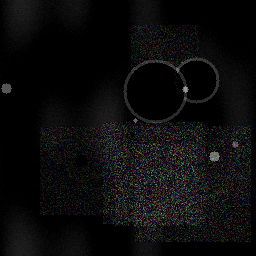
#> input picture data/synth/images/train/0000.png, 256 x 256 px
$ python -i enhancement.py   (imports and definitions only)
#> lines starting #> are read from the running program, lines starting #| are printed output that depends on the picture
#> further down, picture is the input picture: shape (256, 256, 3); mean B, G, R 11.4, 11.4, 11.5
"""
Phase 1-2: Preprocessing + Enhancement.
Classical, fast, no model weights needed -> runs instantly on every uploaded image.
"""
import cv2
import numpy as np


def load_and_resize(image_bgr: np.ndarray, size: int = 640) -> np.ndarray:
    """Resize to a fixed working resolution (keeps YOLO input + downstream steps predictable)."""
#> called with size = 640
    h, w = image_bgr.shape[:2]
#> h = 256; w = 256
    scale = size / max(h, w)
#> scale = 2.5
    new_w, new_h = int(w * scale), int(h * scale)
#> new_w = 640; new_h = 640
    resized = cv2.resize(image_bgr, (new_w, new_h), interpolation=cv2.INTER_AREA)
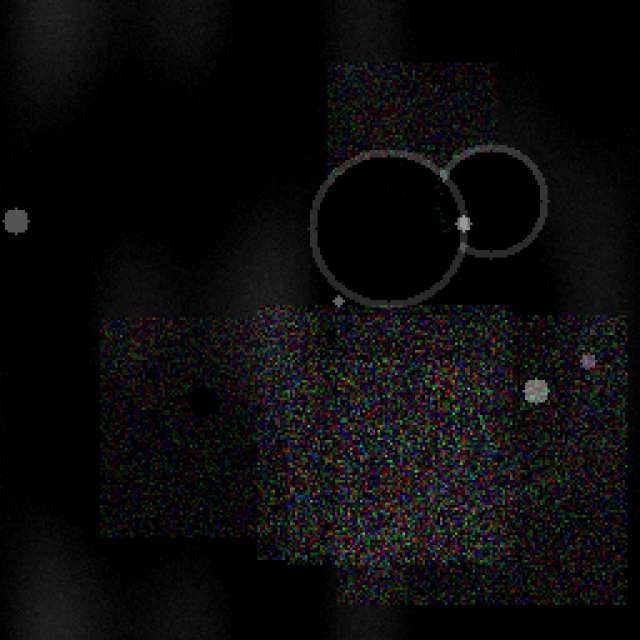
#> resized: shape (640, 640, 3); mean B, G, R 11.4, 11.5, 11.5
    # pad to square so the digital-twin / grid overlays stay simple
    canvas = np.zeros((size, size, 3), dtype=np.uint8)
    y_off, x_off = (size - new_h) // 2, (size - new_w) // 2
#> y_off = 0; x_off = 0
    canvas[y_off:y_off + new_h, x_off:x_off + new_w] = resized
    return canvas


def denoise(image_bgr: np.ndarray, method: str = "gaussian") -> np.ndarray:
#> called with method = 'gaussian'
    if method == "nlm":
        return cv2.fastNlMeansDenoisingColored(image_bgr, None, 6, 6, 7, 21)
    return cv2.GaussianBlur(image_bgr, (3, 3), 0)


def clahe_enhance(image_bgr: np.ndarray, clip_limit: float = 3.0, tile_grid: int = 8) -> np.ndarray:
    """CLAHE on the L channel of LAB so color balance stays natural."""
#> called with clip_limit = 3, tile_grid = 8
    lab = cv2.cvtColor(image_bgr, cv2.COLOR_BGR2LAB)
#> lab: shape (640, 640, 3); mean of channels 0, 1, 2 11.1, 128.5, 128.2
    l, a, b = cv2.split(lab)
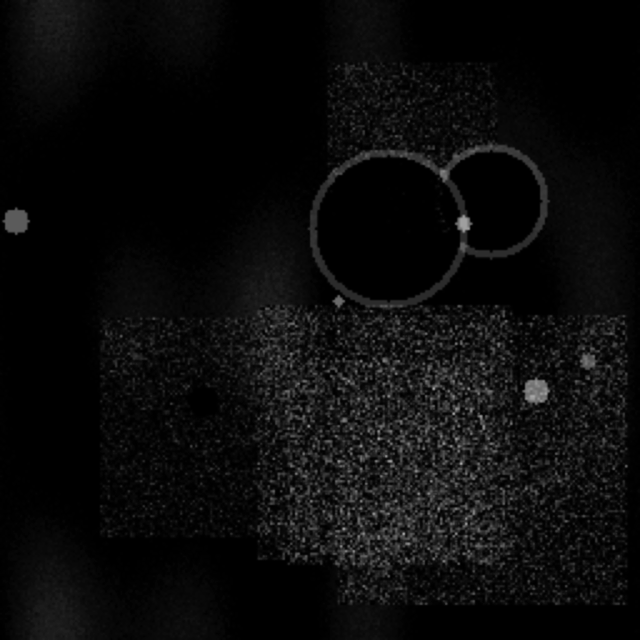
#> l: shape (640, 640); min 0, max 168, mean 11.1
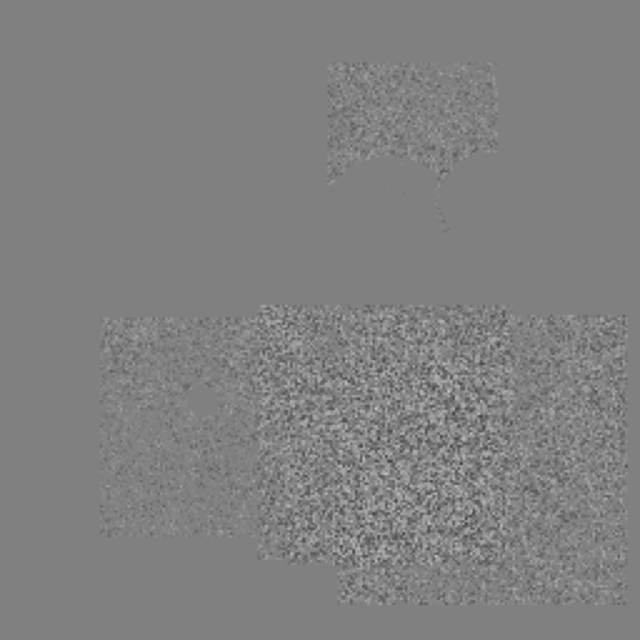
#> a: shape (640, 640); min 66, max 194, mean 128.5
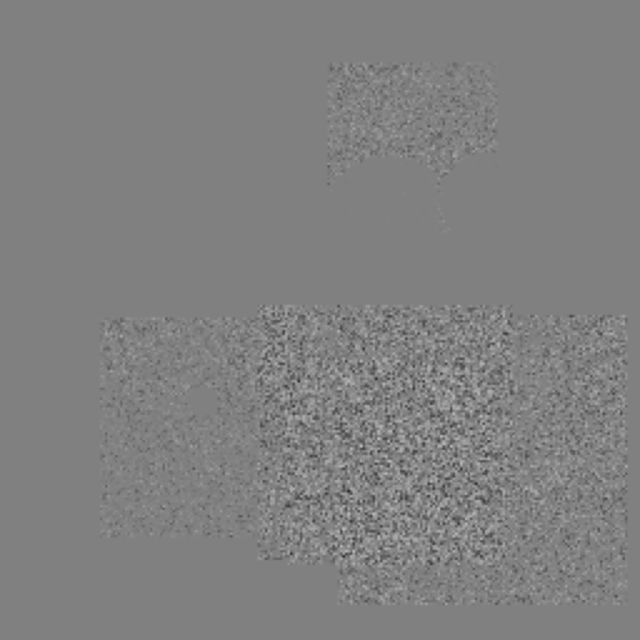
#> b: shape (640, 640); min 50, max 190, mean 128.2
    clahe = cv2.createCLAHE(clipLimit=clip_limit, tileGridSize=(tile_grid, tile_grid))
    l = clahe.apply(l)
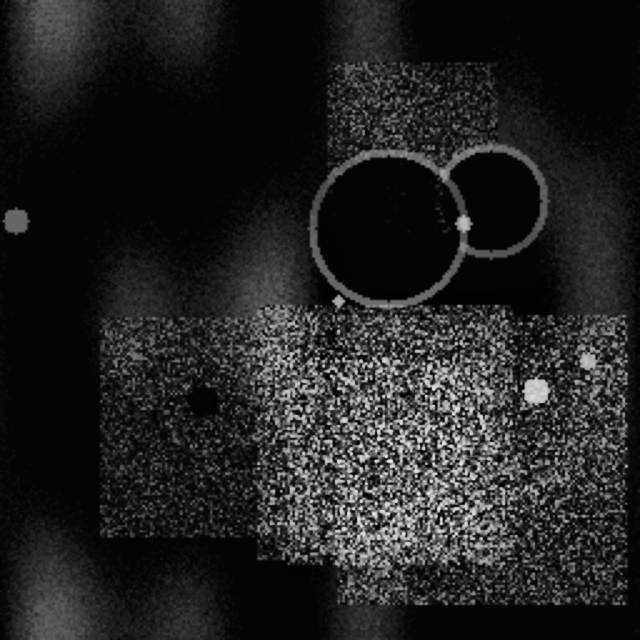
#> l: shape (640, 640); min 0, max 231, mean 34.3
    return cv2.cvtColor(cv2.merge((l, a, b)), cv2.COLOR_LAB2BGR)


def gamma_correct(image_bgr: np.ndarray, gamma: float = 0.6) -> np.ndarray:
#> called with gamma = 0.6
    inv_gamma = 1.0 / gamma
    table = np.array([((i / 255.0) ** inv_gamma) * 255 for i in range(256)]).astype("uint8")
    return cv2.LUT(image_bgr, table)


def sharpen(image_bgr: np.ndarray, amount: float = 0.6) -> np.ndarray:
#> called with amount = 0.6
    blurred = cv2.GaussianBlur(image_bgr, (0, 0), 3)
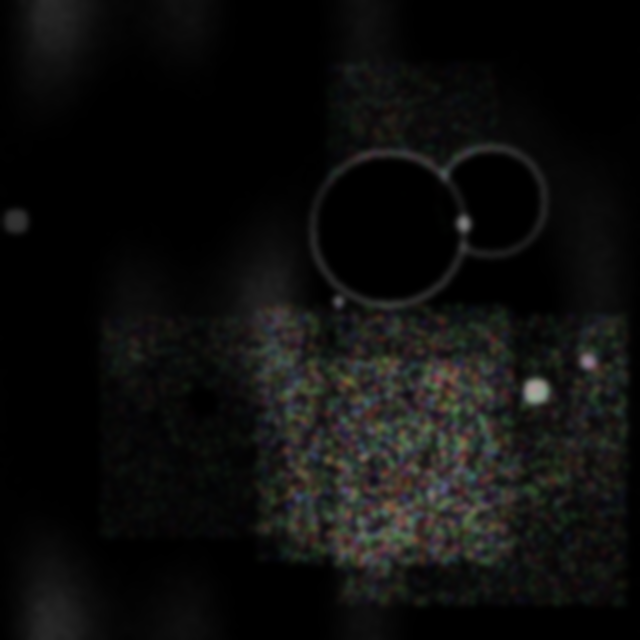
#> blurred: shape (640, 640, 3); mean B, G, R 13, 13.9, 13.8
    return cv2.addWeighted(image_bgr, 1 + amount, blurred, -amount, 0)
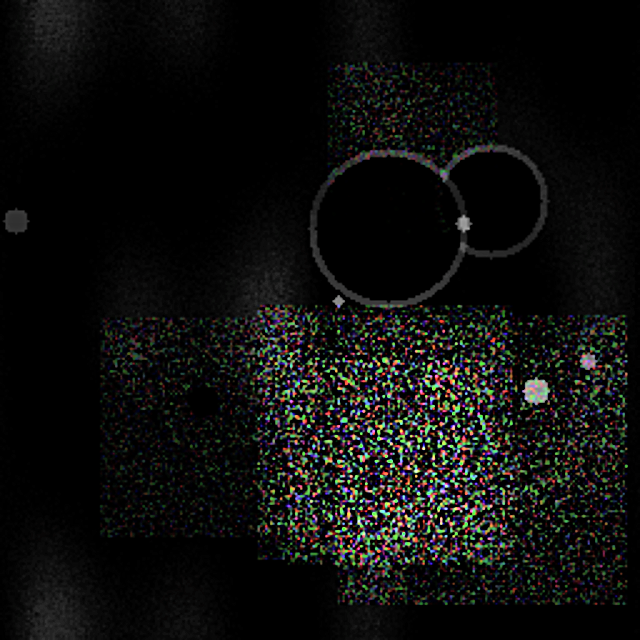
#> returned value: shape (640, 640, 3); mean of channels 0, 1, 2 13.5, 14.9, 14.5; drawn as B, G, R


def enhance_pipeline(image_bgr: np.ndarray, clip_limit=3.0, gamma=0.6, do_sharpen=True) -> np.ndarray:
    """Full enhancement chain used before both the YOLO detector and the terrain-risk pass."""
    img = load_and_resize(image_bgr)
    img = denoise(img, "gaussian")
    img = clahe_enhance(img, clip_limit=clip_limit)
    img = gamma_correct(img, gamma=gamma)
    if do_sharpen:
        img = sharpen(img)
    return img

>>> import cv2
>>> picture = cv2.imread('../data/synth/images/train/0000.png')
>>> result = enhance_pipeline(picture)

$ run again, on data/synth/images/train/0001.png
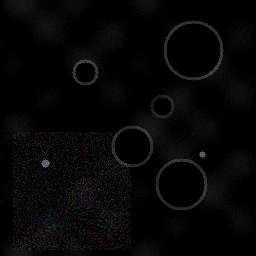
#> input picture data/synth/images/train/0001.png, 256 x 256 px
#> picture is the input picture: shape (256, 256, 3); mean B, G, R 6.2, 6.1, 6.2
#> lab: shape (640, 640, 3); mean of channels 0, 1, 2 5.2, 128.1, 128
#> in clahe_enhance, `l, a, b = cv2.split(lab)`:
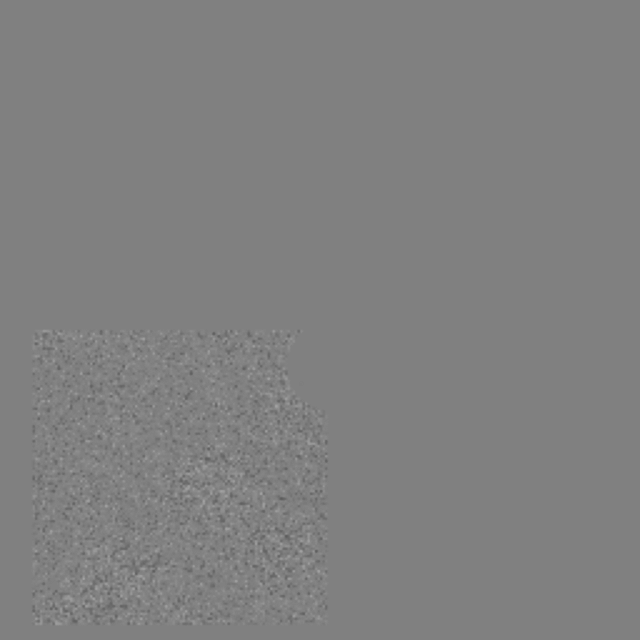
#> a: shape (640, 640); min 92, max 162, mean 128.1
#> in sharpen, `blurred = cv2.GaussianBlur(image_bgr, (0, 0), 3)`:
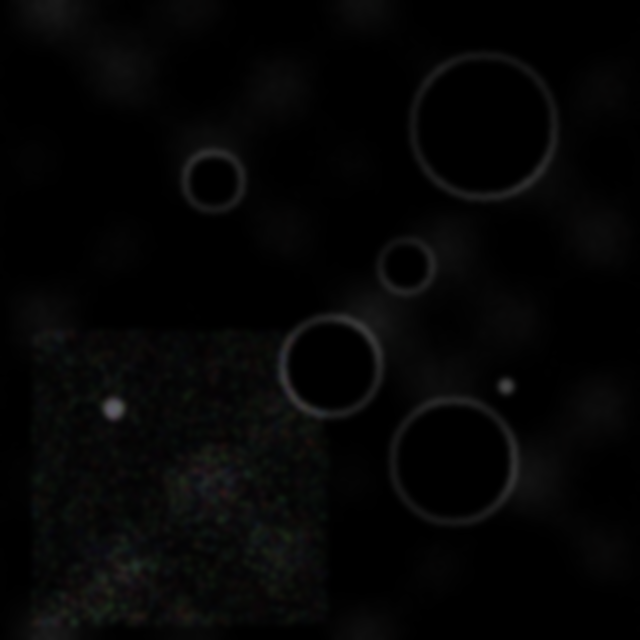
#> blurred: shape (640, 640, 3); mean B, G, R 4.8, 5, 4.9

$ run again, on data/synth/images/train/0002.png
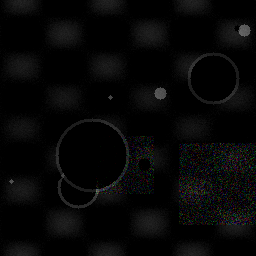
#> input picture data/synth/images/train/0002.png, 256 x 256 px
#> picture is the input picture: shape (256, 256, 3); mean B, G, R 6.8, 6.9, 6.8
#> lab: shape (640, 640, 3); mean of channels 0, 1, 2 5.9, 128, 128
#> in clahe_enhance, `l, a, b = cv2.split(lab)`:
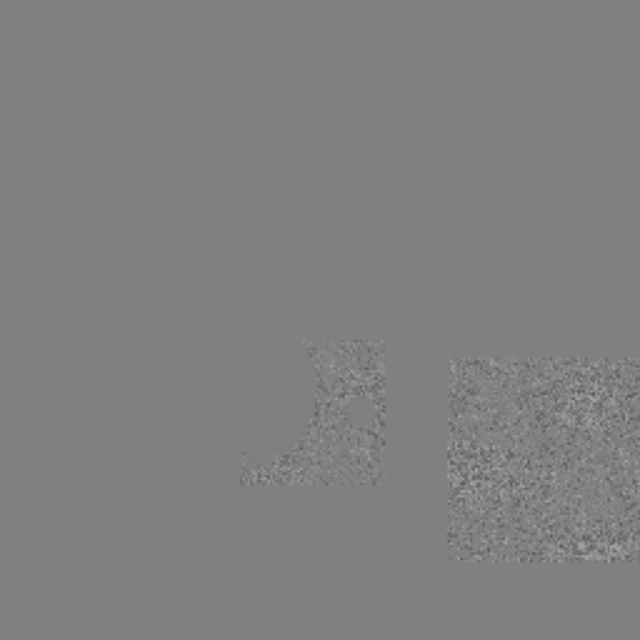
#> a: shape (640, 640); min 90, max 165, mean 128
#> in clahe_enhance, `l = clahe.apply(l)`:
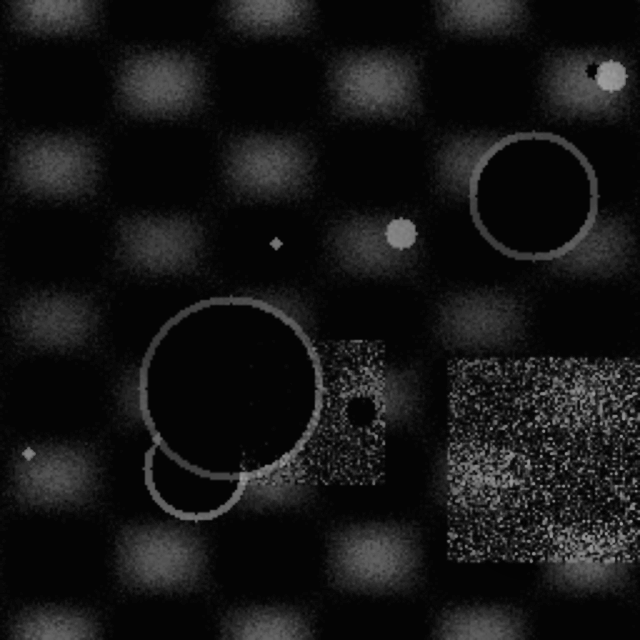
#> l: shape (640, 640); min 2, max 163, mean 21.2

$ run again, on data/synth/images/train/0003.png
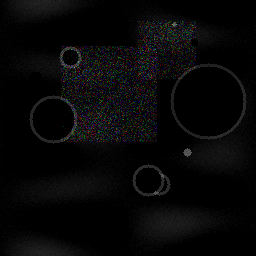
#> input picture data/synth/images/train/0003.png, 256 x 256 px
#> picture is the input picture: shape (256, 256, 3); mean B, G, R 7.1, 7, 7.1
#> lab: shape (640, 640, 3); mean of channels 0, 1, 2 6.3, 128.2, 128.1
#> in sharpen, `return cv2.addWeighted(image_bgr, 1 + amount, blurred, -amount, 0)`:
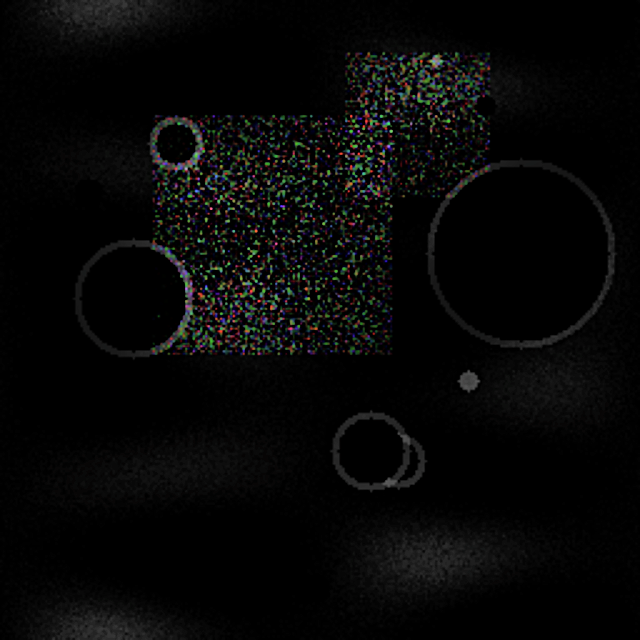
#> returned value: shape (640, 640, 3); mean of channels 0, 1, 2 6.9, 7.4, 7.2; drawn as B, G, R
